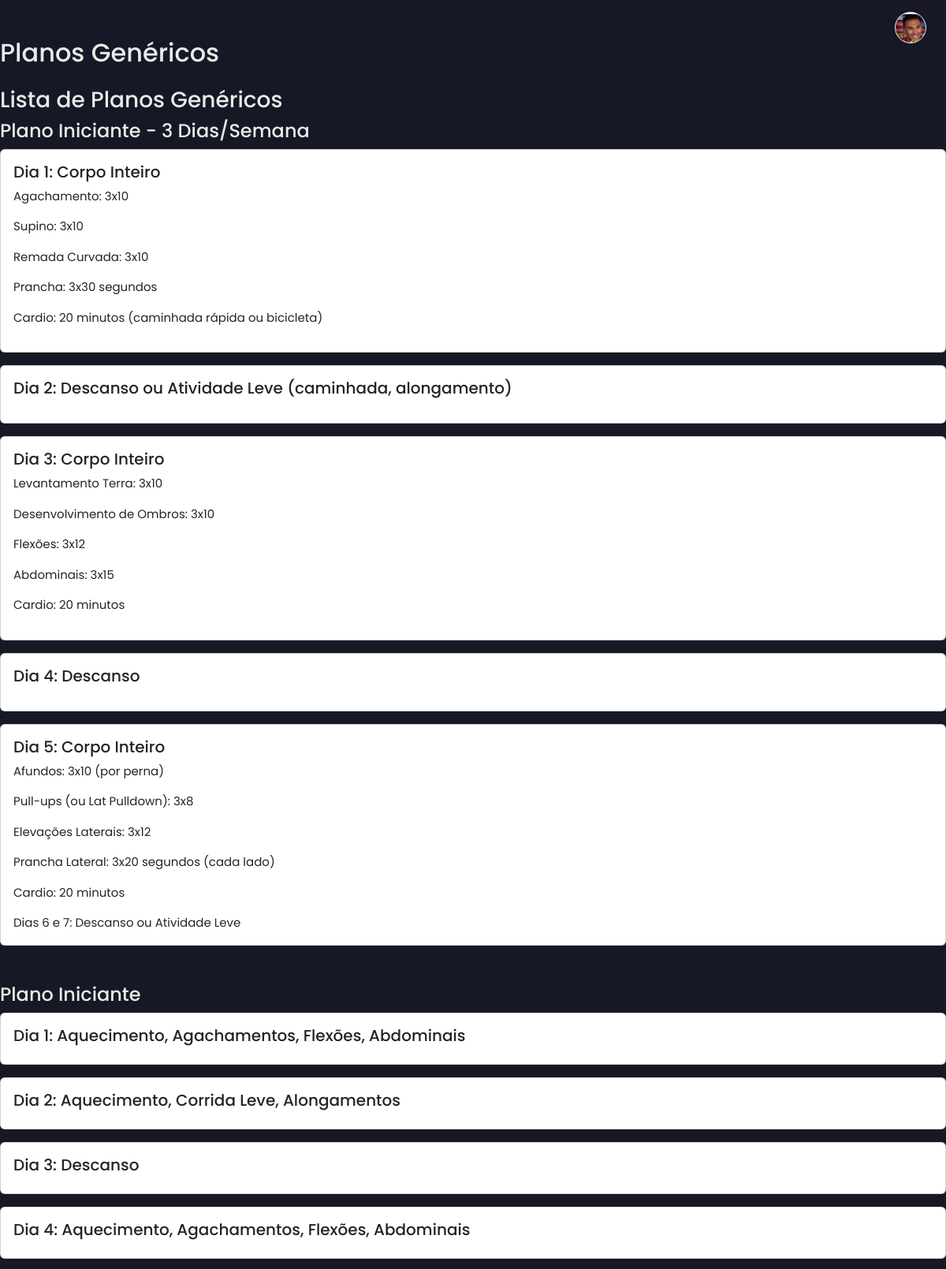
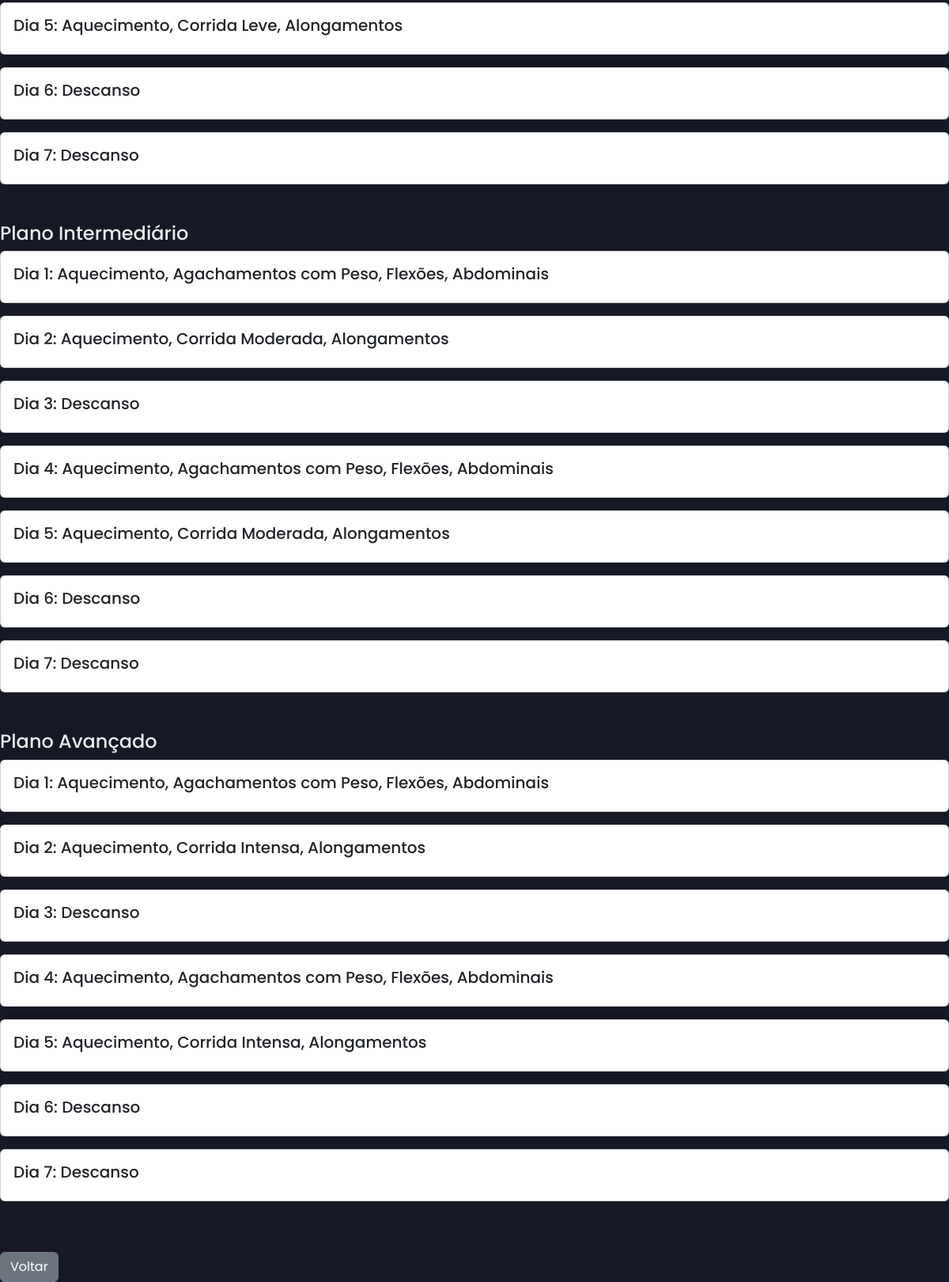
/generic_plans.php (signed in), run on the app's committed database (2 pictures, top to bottom).
### tables this page shows
CREATE TABLE `generic_workout_plans` (
  `id` int(11) NOT NULL,
  `name` varchar(255) NOT NULL,
  `description` text NOT NULL
);

### generic_plans.php (the view, shortened to what this page needs)
<?php
include 'db.php';
include 'header.php';
$stmt = $pdo->query("SELECT * FROM generic_workout_plans");
$generic_plans = $stmt->fetchAll();
?>
<div class="container mt-5">
    <h2>Planos Genéricos</h2>
    <h3 class="mt-4">Lista de Planos Genéricos</h3>
    <?php if (count($generic_plans) > 0): ?>
        <?php foreach ($generic_plans as $plan): ?>
            <div class="mb-5">
                <h4><?= htmlspecialchars($plan['name']) ?></h4>
                <?php
                $days = explode("Dia ", $plan['description']);
                array_shift($days);
                foreach ($days as $day) {
                    $lines = explode("\n", $day);
                    ?>
                    <div class="card mb-3">
                        <div class="card-body">
                            <?php
                            $first = true;
                            foreach ($lines as $line) {
                                if ($first) {
                                    $first = false;
                                    echo "<h5 class='card-title'>Dia " . htmlspecialchars(trim($line)) . "</h5>";
                                }
                                else{
                                    echo "<p class='card-text'>" . htmlspecialchars(trim($line)) . "</p>";
                                }
                            }
                            ?>
                        </div>
                    </div>
                <?php } ?>
            </div>
        <?php endforeach; ?>
    <?php else: ?>
        <p>Não existem planos genéricos</p>
    <?php endif; ?>
    <a href="dashboard.php" class="btn btn-secondary mt-3">Voltar</a>
</div>
<?php include 'footer.php'; ?>

### assets/css/dashboard_cliente.css (style rules this page uses)
:root { --bg-dark-primary: #161925; --bg-dark-secondary: #232A44; --text-light: #EAEAEA; --text-muted: #A0A0B0; --accent-color: #7B4BFF; --accent-color-hover: #6a3ffb; --border-color: #3a3f58; --sidebar-width: 260px; --sidebar-width-collapsed: 80px; --font-family: 'Poppins', sans-serif; }
body.dashboard-body { background-color: var(--bg-dark-primary); color: var(--text-light); font-family: var(--font-family); margin: 0; padding: 0; display: flex; min-height: 100vh; font-size: 15px; }
.container, .container-fluid, .container-lg, .container-md, .container-sm, .container-xl, .container-xxl { padding-left: 0; padding-right: 0; max-width: 100%; }

### assets/css/personalizacao_chat.css (style rules this page uses)
:root { --chat-bg: #FFFFFF; --chat-text: #000000; --chat-border: #D1D1D6; --chat-messages-bg: #FFFFFF; --chat-input-area-bg: #F8F9FA; --chat-input-bg: #FFFFFF; --chat-placeholder-text: #8A8A8E; --chat-sent-bg: #007AFF; --chat-sent-bg-rgb: 0, 122, 255; --chat-sent-text: #FFFFFF; --chat-received-bg: #E5E5EA; --chat-received-text: #000000; --chat-timestamp-sent: #d1eaff; --chat-timestamp-received: #6c757d; }

### data on the page
generic_workout_plans: name "Plano Iniciante - 3 Dias/Semana", line "1: Corpo Inteiro", line "Agachamento: 3x10", line "Supino: 3x10", line "Remada Curvada: 3x10", line "Prancha: 3x30 segundos", line "Cardio: 20 minutos (caminhada rápida ou bicicleta)", line "2: Descanso ou Atividade Leve (caminhada, alongamento)", line "3: Corpo Inteiro", line "Levantamento Terra: 3x10", line "Desenvolvimento de Ombros: 3x10", line "Flexões: 3x12", line "Abdominais: 3x15", line "Cardio: 20 minutos", line "4: Descanso", line "5: Corpo Inteiro", line "Afundos: 3x10 (por perna)", line "Pull-ups (ou Lat Pulldown): 3x8", line "Elevações Laterais: 3x12", line "Prancha Lateral: 3x20 segundos (cada lado)", line "Dias 6 e 7: Descanso ou Atividade Leve"
generic_workout_plans: name "Plano Iniciante", line "1: Aquecimento, Agachamentos, Flexões, Abdominais", line "2: Aquecimento, Corrida Leve, Alongamentos", line "3: Descanso", line "4: Aquecimento, Agachamentos, Flexões, Abdominais", line "5: Aquecimento, Corrida Leve, Alongamentos", line "6: Descanso", line "7: Descanso"
generic_workout_plans: name "Plano Intermediário", line "1: Aquecimento, Agachamentos com Peso, Flexões, Abdominais", line "2: Aquecimento, Corrida Moderada, Alongamentos", line "3: Descanso", line "4: Aquecimento, Agachamentos com Peso, Flexões, Abdominais", line "5: Aquecimento, Corrida Moderada, Alongamentos", line "6: Descanso", line "7: Descanso"
generic_workout_plans: name "Plano Avançado", line "1: Aquecimento, Agachamentos com Peso, Flexões, Abdominais", line "2: Aquecimento, Corrida Intensa, Alongamentos", line "3: Descanso", line "4: Aquecimento, Agachamentos com Peso, Flexões, Abdominais", line "5: Aquecimento, Corrida Intensa, Alongamentos", line "6: Descanso", line "7: Descanso"
